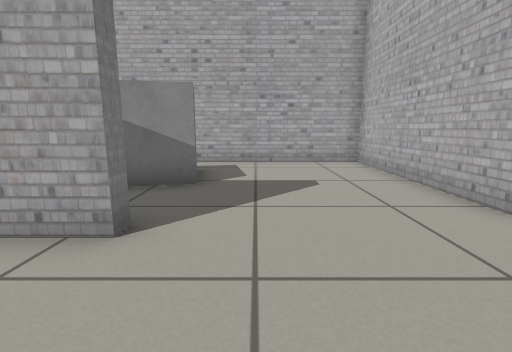
[1] (above)

13 first-person views from a walk through a robot-simulator world made for Gazebo. The camera is 0.58 m above the floor, tilts 10° down and sees 85° across. The floor is counted in squares, 0.5 m on a side. Each view is taken from the middle of a square. On the plan, view 1 faces up. The plan holds only what a view shows up to about 12 squares ahead; the rest is blank.

[2]
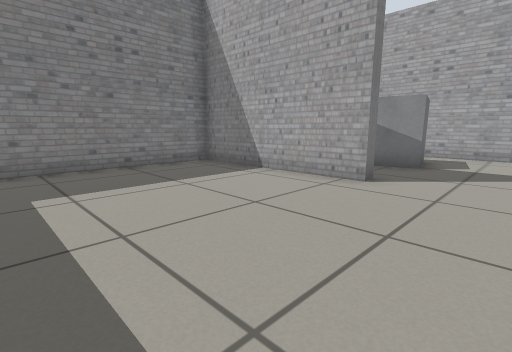

[3]
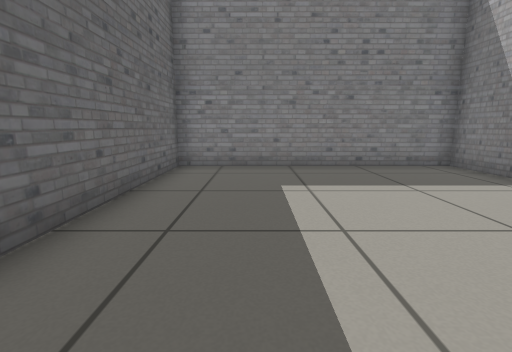

[4]
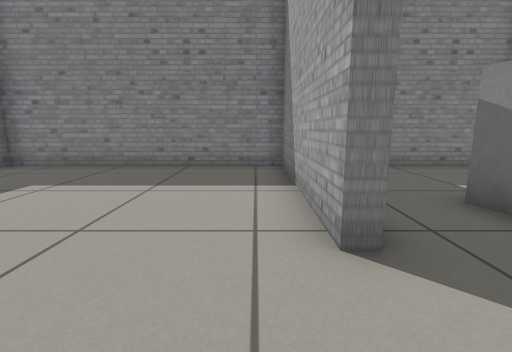

[5]
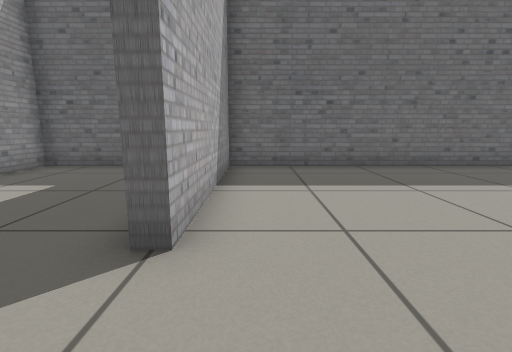

[6]
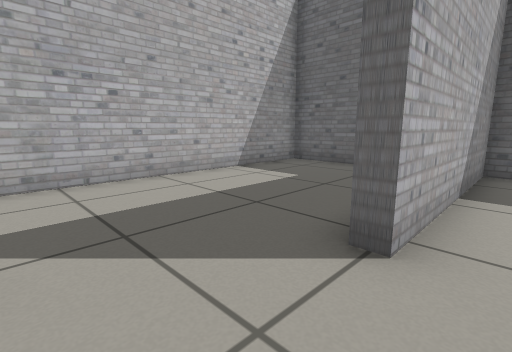

[7]
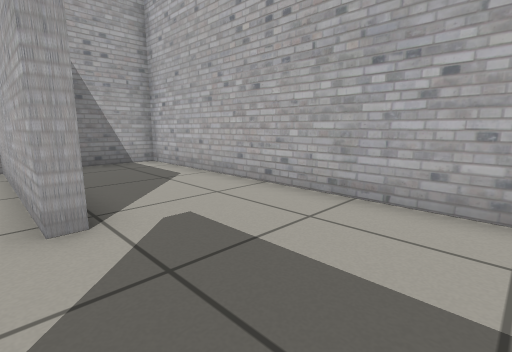

[8]
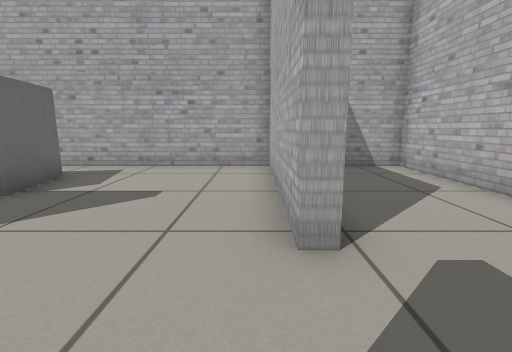

[9]
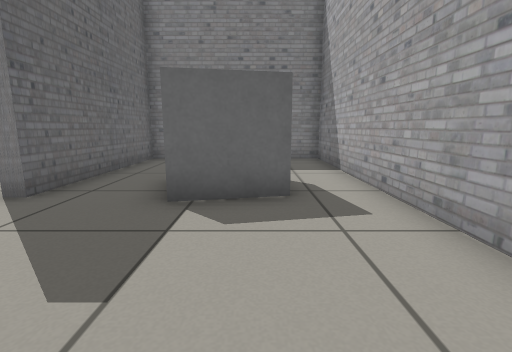

[10]
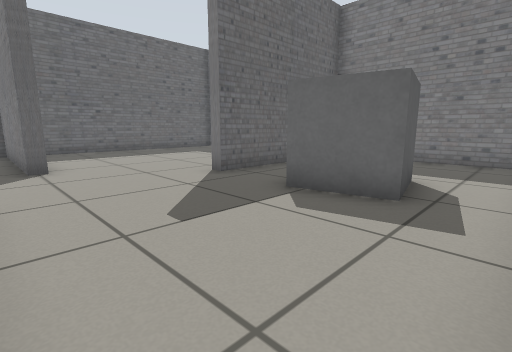

[11]
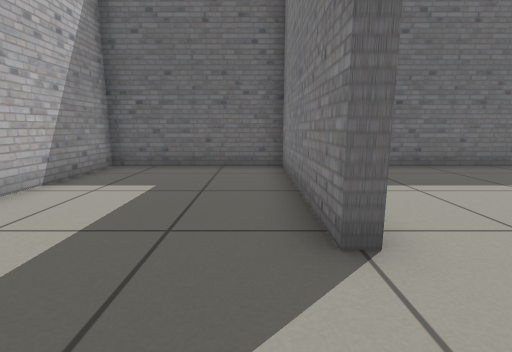

[12]
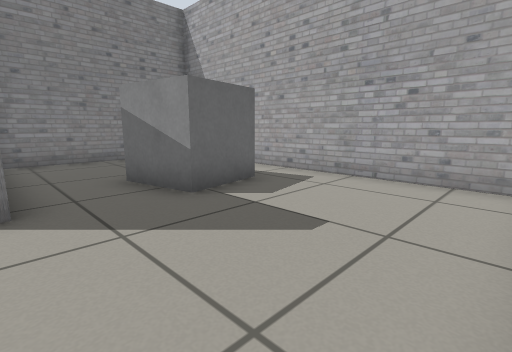

[13]
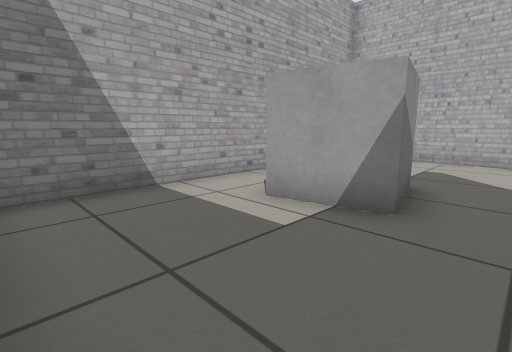

### Floor plan
Ten units are one square. View 1 is at (0, 0); x grows to the right and y downward. Boxes are objects, and circles mark ways between rooms. Rooms are numbered by the first view taken in them; rooms with no view inside come last. Other rooms are left out.
<svg viewBox="-78 -98 156 156">
<path fill="none" stroke="#000" d="M34 -35 34 -93 -73 -93 -73 -32 -15 -32 -15 -28 -73 -28 -73 53 18 53 18 -5 22 -5M39 -35 34 -35M22 -5 22 53 73 53 73 -93 51 -93"/>
<rect x="-35" y="-75" width="30" height="30" fill="#bbb"><title>grey box</title></rect>
<circle cx="37" cy="-20" r="3" fill="#2a7"/>
<text x="-20" y="-20">1</text>
<text x="50" y="-10">2</text>
</svg>
Room 1 opens to room 2.

Where each view was taken, in squares from view 1:
view 1: 0 up, 0 right, facing up
view 2: 3 down, 1 right, facing up-left
view 3: 3 down, 1 right, facing left
view 4: 2 up, 1 right, facing left
view 5: 3 up, 1 right, facing down
view 6: 3 up, 1 right, facing down-right
view 7: 0 up, 3 right, facing up-right
view 8: 1 up, 3 right, facing up
view 9: 7 up, 3 right, facing left
view 10: 9 up, 3 right, facing down-left
view 11: 3 up, 3 right, facing down
view 12: 3 up, 3 right, facing up-left
view 13: 4 up, 7 left, facing up-right
